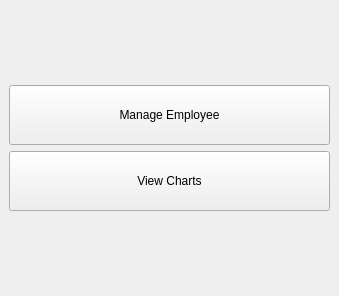
<?xml version="1.0" encoding="UTF-8"?>
<ui version="4.0">
 <class>MainWindow</class>
 <widget class="QMainWindow" name="MainWindow">
  <property name="geometry">
   <rect>
    <x>0</x>
    <y>0</y>
    <width>339</width>
    <height>296</height>
   </rect>
  </property>
  <property name="minimumSize">
   <size>
    <width>250</width>
    <height>200</height>
   </size>
  </property>
  <property name="maximumSize">
   <size>
    <width>500</width>
    <height>400</height>
   </size>
  </property>
  <property name="windowTitle">
   <string>MainWindow</string>
  </property>
  <widget class="QWidget" name="centralwidget">
   <layout class="QGridLayout" name="gridLayout" rowstretch="8,0,0,8">
    <item row="3" column="0">
     <spacer name="bottomVertical">
      <property name="orientation">
       <enum>Qt::Orientation::Vertical</enum>
      </property>
      <property name="sizeHint" stdset="0">
       <size>
        <width>20</width>
        <height>67</height>
       </size>
      </property>
     </spacer>
    </item>
    <item row="2" column="0">
     <widget class="QPushButton" name="ViewChartsButton">
      <property name="minimumSize">
       <size>
        <width>200</width>
        <height>60</height>
       </size>
      </property>
      <property name="text">
       <string>View Charts</string>
      </property>
     </widget>
    </item>
    <item row="1" column="0">
     <widget class="QPushButton" name="ManageEmployeeButton">
      <property name="minimumSize">
       <size>
        <width>200</width>
        <height>60</height>
       </size>
      </property>
      <property name="text">
       <string>Manage Employee</string>
      </property>
     </widget>
    </item>
    <item row="0" column="0">
     <spacer name="topVertical">
      <property name="orientation">
       <enum>Qt::Orientation::Vertical</enum>
      </property>
      <property name="sizeHint" stdset="0">
       <size>
        <width>20</width>
        <height>67</height>
       </size>
      </property>
     </spacer>
    </item>
   </layout>
  </widget>
 </widget>
 <resources/>
 <connections/>
</ui>
